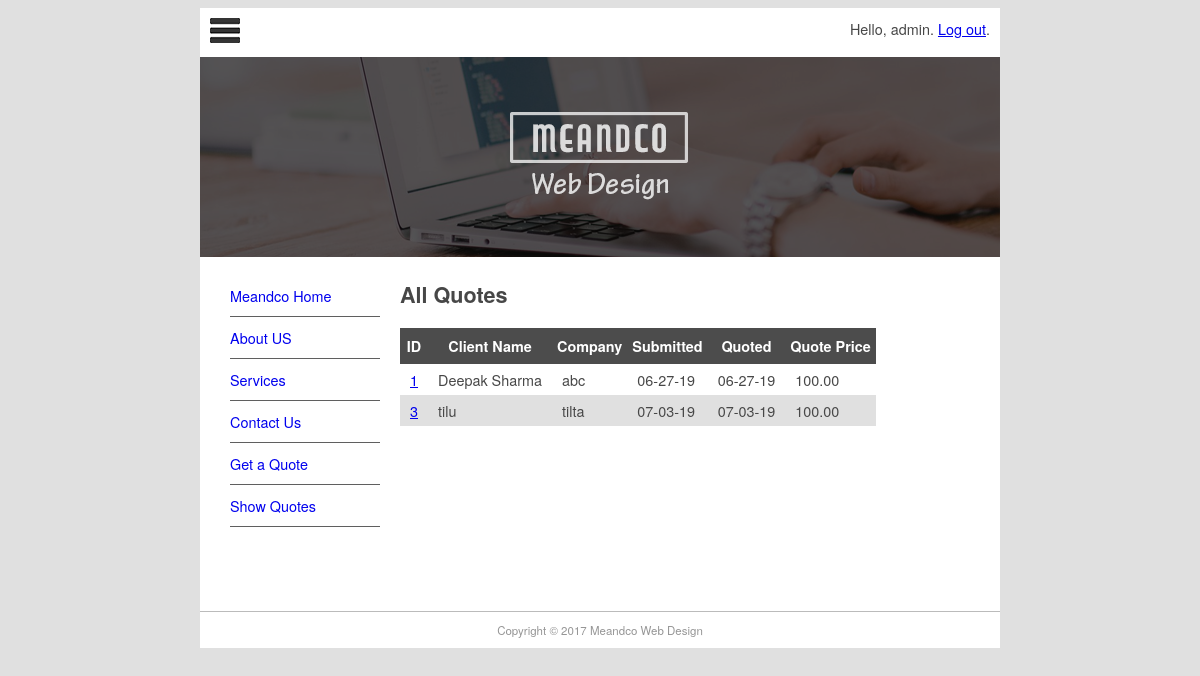
The page /quote/show (signed in) on the database its author committed.
### pages/models.py (models this page shows)
class Page(models.Model):
    title = models.CharField(max_length=60)
    permalink = models.CharField(max_length=12, unique=True)
    update_date = models.DateTimeField('Last Updated')
    bodytext = models.TextField('Page Content', blank=True)

### quotes/models.py (models this page shows)
class Quote(models.Model):
    name = models.CharField(max_length=100)
    position = models.CharField(max_length=60, blank=True)
    company = models.CharField(max_length=60, blank=True)
    address = models.CharField(max_length=200, blank=True)
    phone = models.CharField(max_length=30, blank=True)
    email = models.EmailField()
    web = models.URLField(blank=True)
    description = models.TextField()
    sitestatus = models.CharField(max_length=20, choices=STATUS_CHOICES)
    priority = models.CharField(max_length=40, choices=PRIORITY_CHOICES)
    jobfile = models.FileField(upload_to='uploads/', blank=True)
    submitted = models.DateField(auto_now_add=True)
    quotedate = models.DateField(blank=True, null=True)
    quoteprice = models.DecimalField(decimal_places=2, max_digits=7, blank=True, default=0)
    username = models.ForeignKey(User, blank=True, null=True, on_delete=models.CASCADE)

### quotes/views.py (the view)
# urls.py: path('show', QuoteList.as_view(), name='showquotes'),
class QuoteList(ListView):
    login_url = reverse_lazy('login')
    context_object_name = 'all_quotes'
    def get_queryset(self):
        return Quote.objects.filter(username=self.request.user)
    def get_context_data(self, **kwargs):
        context = super(QuoteList, self).get_context_data(**kwargs)
        context['page_list'] = Page.objects.all()
        return context

### quotes/templates/quotes/quote_list.html (shortened to what this page needs)
{% extends "quotes/quote.html" %}
{% block content %}
<h1>All Quotes</h1>
<table style="border-collapse:collapse">
    <tr class="quotehdr">
        <th>ID</th>
        <th>Client Name</th>
        <th>Company</th>
        <th>Submitted</th>
        <th>Quoted</th>
        <th>Quote Price</th>
    </tr>
    {% for quote in all_quotes %}
        <tr class="quoterow {% cycle '' 'altrow' %}">
            <td><a href="show/{{quote.id}}">{{quote.id}}</a></td>
            <td>{{quote.name}}</td>
            <td>{{quote.company}}</td>
            <td>{{quote.submitted|date:"m-d-y"}}</td>
            <td>{{quote.quotedate|date:"m-d-y"|default:"pending"}}</td>
            <td>{{quote.quoteprice|default:"--"}}</td>
        </tr>
    {% endfor %}
</table>
{% endblock content %}

### quotes/templates/quotes/quote.html (shortened to what this page needs)
{% extends "base.html" %}
{% block sidenav %}
    {% for page in page_list %}
        <li><a href="{{ page.permalink }}">{{page.title}}</a></li>
    {% endfor %}
{% endblock sidenav %}

### myclub_site/templates/base.html (shortened to what this page needs)
{% load static %}
<!doctype html>
<html>
<head>
<link href="{% static 'main.css' %}" rel="stylesheet" type="text/css">
</head>
<body>
<div id="wrapper">
  <header id="header">
    <div id="logo"><img src="{% static 'logo.jpg' %}" alt=""/>
      <span style="float: right;">
        {% if user.is_authenticated %}
          Hello, {{ user.username }}. <a href="{% url 'logout' %}?next=/">Log out</a>.
        {% else %}
          Not Logged in. <a href="{% url 'login' %}?next=/">Log in</a>.
        {% endif %}
      </span>
    </div>
    <div id="topbanner"><img src="{% static 'top_banner.png' %}" width="800" height="200" alt=""/></div>
  </header>
  <aside id="leftsidebar">
    <nav id="nav">
    <ul>
      {% block sidenav %}{% endblock sidenav %}
      <li><a href="/contact">Contact Us</a></li>
      <li><a href="/quote/">Get a Quote</a></li>
      <li><a href="/quote/show">Show Quotes</a></li>
    </ul>
    </nav>
  </aside>
  <section id="main">
    {% block content %}{% endblock content %}
  </section>
  <footer id="footer">Copyright &copy; 2017 Meandco Web Design</footer>
</div>
</body>
</html>

### myclub_site/static/main.css (style rules this page uses)
#header { border-style: none; width: 800px; height: auto; }
#wrapper { margin-top: 0px; margin-left: auto; margin-right: auto; background-color: #FFFFFF; width: 800px; }
body { background-color: #E0E0E0; font-family: Gotham, "Helvetica Neue", Helvetica, Arial, sans-serif; font-size: 0.9em; text-align: justify; color: #474747; }
#footer { text-align: center; font-size: 0.8em; margin-top: 5px; padding-top: 10px; padding-bottom: 10px; background-color: #FFFFFF; border-top: thin solid #BBBBBB; clear: both; color: #969696; }
#nav li { padding-top: 10px; padding-bottom: 10px; font-size: 1em; list-style-type: none; border-bottom: thin solid #5F5F5F; color: #4C4C4C; left: 0px; list-style-position: inside; margin-left: -10px; }
#nav li a { text-decoration: none; }
#leftsidebar { width: 180px; height: 350px; float: left; }
#main { width: 560px; float: left; margin-left: 20px; margin-right: 10px; padding-right: 10px; }
#logo { padding: 10px; }
.quotehdr th { background: #4c4c4c; color: white; text-align: center; padding: 8px 5px; border: none; }
.quoterow td { padding: 5px 10px; }
.altrow { background-color: #e0e0e0; }

### rows shown on the page
Page: title "Meandco Home"
Page: title "About US"
Page: title "Services"
Quote: id "1", name "Deepak Sharma", company "abc", submitted "06-27-19", quotedate "06-27-19", quoteprice "100.00"
Quote: id "3", name "tilu", company "tilta", submitted "07-03-19", quotedate "07-03-19", quoteprice "100.00"

### other values the page prints
{{ user.username }} "admin"
